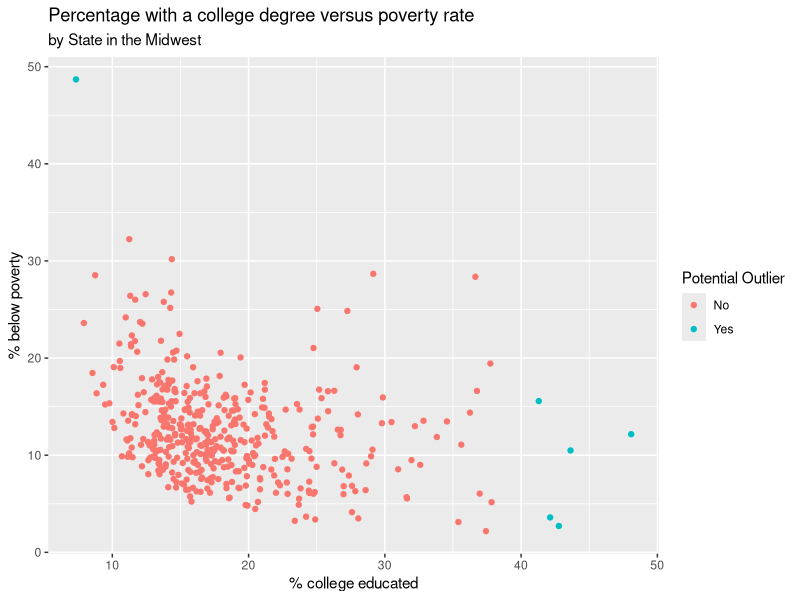

Recreate this plot in R.
## ---- chunk 1
#| eval: true
#| message: false

library(tidyverse)
## ---- chunk 2
midwest |>
  count(state, sort = TRUE)
## ---- chunk 3
midwest |>
  count(county) |>
  filter(n == 5)
## ---- chunk 4
midwest |>
  filter(popdensity > 25000) |>
  select(county, state, popdensity, poptotal, area) |>
  arrange(desc(popdensity))
## ---- chunk 5
midwest |>
  filter(popdensity == max(popdensity)) |>
  select(county, state, popdensity, poptotal, area)
## ---- chunk 6
midwest |>
  summarize(
    typical = median(popdensity),
    lower = quantile(popdensity, 0.25),
    upper = quantile(popdensity, 0.75)
  )
## ---- chunk 7
midwest |>
  mutate(metro = if_else(inmetro == 1, "Yes", "No")) |>
  count(state, metro) |>
  group_by(state) |>
  mutate(prop = n / sum(n)) |>
  filter(metro == "Yes")
## ---- chunk 8
midwest |>
  filter(percollege < 10, percbelowpoverty > 45) |>
  select(county, state, percbelowpoverty, percollege)
## ---- chunk 9
midwest |>
  filter(percollege > 40, percbelowpoverty < 20) |>
  select(county, state, percbelowpoverty, percollege)
## ---- chunk 10

midwest |>
  filter((percollege < 10 & percbelowpoverty > 45) | 
         (percollege > 40 & percbelowpoverty < 20)) |>
  select(county, state, percbelowpoverty, percollege)
## ---- chunk 11
midwest <- midwest |>
  mutate(potential_outlier = if_else(
    (percollege < 10 & percbelowpoverty > 45) | (percollege > 40 & percbelowpoverty < 20),
    "Yes",
    "No"
  ))

midwest |>
  select(county, state, percbelowpoverty, percollege, potential_outlier) |>
  arrange(potential_outlier)
## ---- chunk 12
ggplot(midwest, aes(x = percollege, y = percbelowpoverty, color = potential_outlier)) +
  geom_point() +
  labs(
    x = "% college educated",
    y = "% below poverty",
    title = "Percentage with a college degree versus poverty rate",
    subtitle = "by State in the Midwest",
    color = "Potential Outlier"
  )
## ---- chunk 13
state_population <- midwest |>
  group_by(state) |>
  summarize(total_pop = sum(poptotal)) |>
  arrange(desc(total_pop))


## ---- chunk 14
#B) add proportion
state_population |>
  mutate(prop = total_pop / sum(total_pop))
## ---- chunk 15
state_poverty <- midwest |>
  group_by(state) |>
  summarize(mean_percbelowpoverty = mean(percbelowpoverty))

state_poverty
## ---- chunk 16
state_poverty |>
  arrange(mean_percbelowpoverty)
## ---- chunk 17
df <- tibble(
  var_1 = c(10, 20, 30, 40, 50),
  var_2 = c("Pizza", "Burger", "Pizza", "Pizza", "Burger"),
  var_3 = c("Apple", "Apple", "Pear", "Pear", "Banana")
)

df
## ---- chunk 18
df |>
  arrange(var_2)
## ---- chunk 19
df |>
  group_by(var_2)
## ---- chunk 20
df |>
  group_by(var_2) |>
  summarize(mean_var_1 = mean(var_1))
## ---- chunk 21
df |>
  group_by(var_2, var_3) |>
  summarize(mean_var_1 = mean(var_1))
## ---- chunk 22
df |>
  group_by(var_2, var_3) |>
  summarize(mean_var_1 = mean(var_1), .groups = "drop")
## ---- chunk 23
df |>
  group_by(var_2, var_3) |>
  summarize(mean_var_1 = mean(var_1), .groups = "drop")

df |>
  group_by(var_2, var_3) |>
  mutate(mean_var_1 = mean(var_1))
